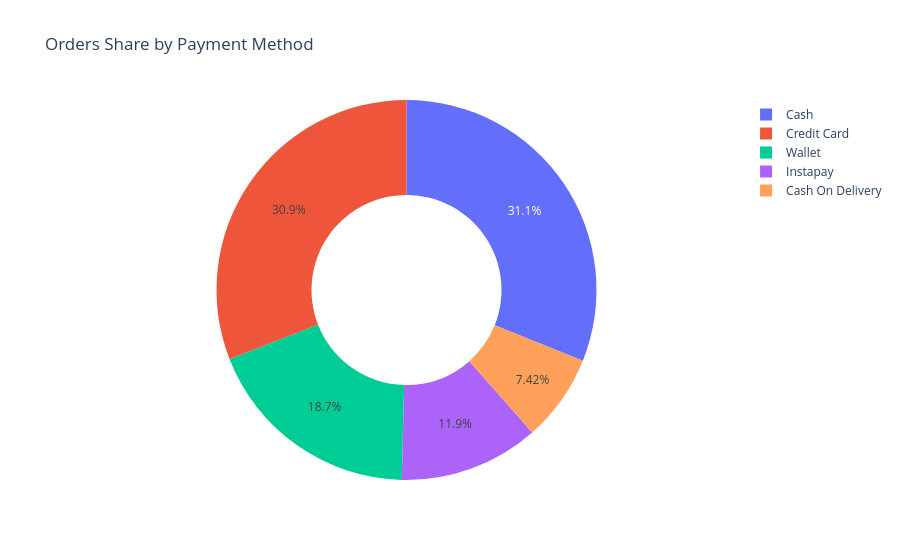

Notebook cell for this chart:
### Markdown cell above
### **Question 4.** What share of orders does each payment method hold?

### Code cell
payment = df.groupby("payment_method")["order_status"].count().reset_index()
fig = px.pie(
    payment,
    names="payment_method",
    values="order_status",
    hole=0.5,
    title="Orders Share by Payment Method"
    )
fig.show()
#the most payment : cash

### Figure 1 — Plotly figure (JSON) as saved in the notebook; plotly's stock layout.template omitted (floating-point values rounded to 4 significant figures)
{"data": [{"domain": {"x": [0, 1], "y": [0, 1]}, "hole": 0.5, "hovertemplate": "payment_method=%{label}<br>order_status=%{value}<extra></extra>", "labels": ["Cash", "Cash On Delivery", "Credit Card", "Instapay", "Wallet"], "legendgroup": "", "name": "", "showlegend": true, "type": "pie", "values": [1846, 441, 1838, 707, 1109]}], "layout": {"legend": {"tracegroupgap": 0}, "title": {"text": "Orders Share by Payment Method"}}}
